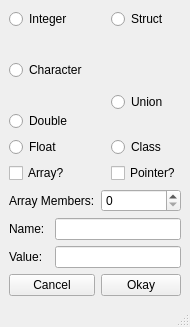
<?xml version="1.0" encoding="UTF-8"?>
<ui version="4.0">
 <class>data</class>
 <widget class="QMainWindow" name="data">
  <property name="geometry">
   <rect>
    <x>0</x>
    <y>0</y>
    <width>184</width>
    <height>327</height>
   </rect>
  </property>
  <property name="windowTitle">
   <string>MainWindow</string>
  </property>
  <widget class="QWidget" name="centralwidget">
   <layout class="QGridLayout" name="gridLayout">
    <item row="0" column="0" colspan="2">
     <widget class="QRadioButton" name="intB">
      <property name="text">
       <string>Integer</string>
      </property>
      <attribute name="buttonGroup">
       <string notr="true">buttonGroup</string>
      </attribute>
     </widget>
    </item>
    <item row="0" column="3">
     <widget class="QRadioButton" name="structB">
      <property name="text">
       <string>Struct</string>
      </property>
      <attribute name="buttonGroup">
       <string notr="true">buttonGroup</string>
      </attribute>
     </widget>
    </item>
    <item row="1" column="0" rowspan="2" colspan="4">
     <widget class="QRadioButton" name="charB">
      <property name="text">
       <string>Character</string>
      </property>
      <attribute name="buttonGroup">
       <string notr="true">buttonGroup</string>
      </attribute>
     </widget>
    </item>
    <item row="2" column="3" rowspan="2">
     <widget class="QRadioButton" name="unionB">
      <property name="text">
       <string>Union</string>
      </property>
      <attribute name="buttonGroup">
       <string notr="true">buttonGroup</string>
      </attribute>
     </widget>
    </item>
    <item row="3" column="0" colspan="2">
     <widget class="QRadioButton" name="doubleB">
      <property name="text">
       <string>Double</string>
      </property>
      <attribute name="buttonGroup">
       <string notr="true">buttonGroup</string>
      </attribute>
     </widget>
    </item>
    <item row="4" column="0" colspan="2">
     <widget class="QRadioButton" name="floatB">
      <property name="text">
       <string>Float</string>
      </property>
      <attribute name="buttonGroup">
       <string notr="true">buttonGroup</string>
      </attribute>
     </widget>
    </item>
    <item row="4" column="3">
     <widget class="QRadioButton" name="classB">
      <property name="text">
       <string>Class</string>
      </property>
      <attribute name="buttonGroup">
       <string notr="true">buttonGroup</string>
      </attribute>
     </widget>
    </item>
    <item row="5" column="0" colspan="2">
     <widget class="QCheckBox" name="arrayC">
      <property name="text">
       <string>Array?</string>
      </property>
     </widget>
    </item>
    <item row="5" column="3">
     <widget class="QCheckBox" name="pointerB">
      <property name="text">
       <string>Pointer?</string>
      </property>
     </widget>
    </item>
    <item row="6" column="0" colspan="2">
     <widget class="QLabel" name="label_3">
      <property name="text">
       <string>Array Members:</string>
      </property>
     </widget>
    </item>
    <item row="6" column="2" colspan="2">
     <widget class="QSpinBox" name="arrayMem"/>
    </item>
    <item row="7" column="1" colspan="3">
     <widget class="QLineEdit" name="nameField"/>
    </item>
    <item row="9" column="0">
     <widget class="QLabel" name="label_2">
      <property name="text">
       <string>Value:</string>
      </property>
     </widget>
    </item>
    <item row="9" column="1" colspan="3">
     <widget class="QLineEdit" name="valueField"/>
    </item>
    <item row="10" column="0" colspan="2">
     <widget class="QPushButton" name="cancelButton">
      <property name="text">
       <string>Cancel</string>
      </property>
     </widget>
    </item>
    <item row="10" column="2" colspan="2">
     <widget class="QPushButton" name="okayButton">
      <property name="text">
       <string>Okay</string>
      </property>
     </widget>
    </item>
    <item row="7" column="0">
     <widget class="QLabel" name="label">
      <property name="text">
       <string>Name:</string>
      </property>
     </widget>
    </item>
   </layout>
  </widget>
  <widget class="QMenuBar" name="menubar">
   <property name="geometry">
    <rect>
     <x>0</x>
     <y>0</y>
     <width>184</width>
     <height>23</height>
    </rect>
   </property>
  </widget>
  <widget class="QStatusBar" name="statusbar"/>
 </widget>
 <resources/>
 <connections/>
 <buttongroups>
  <buttongroup name="buttonGroup"/>
 </buttongroups>
</ui>
